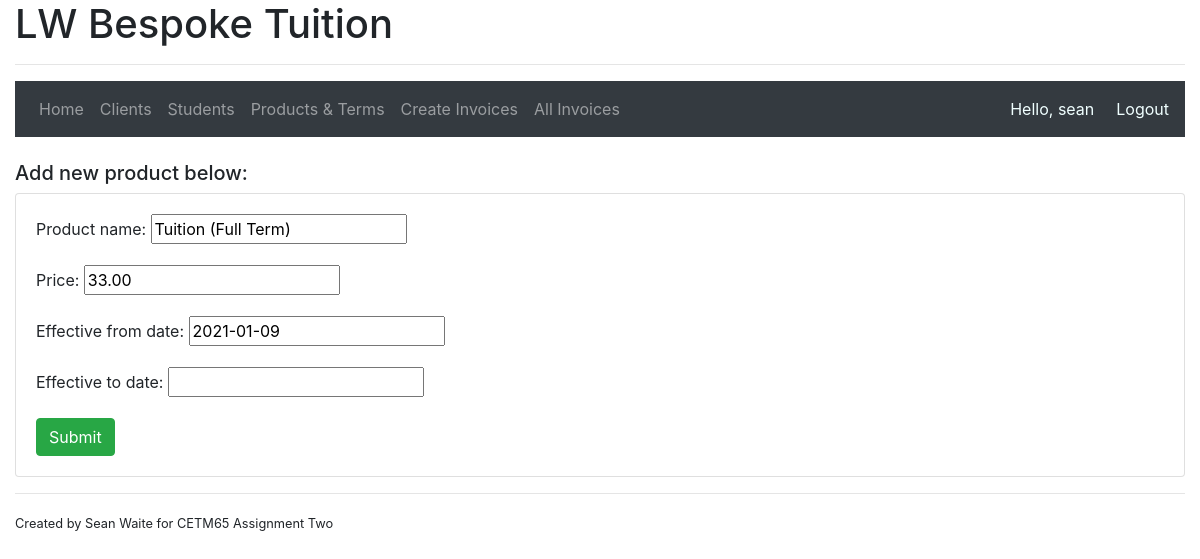
/products&terms/addnewproduct/1 (signed in), run on the app's committed database.
### accounts/models.py (models this page shows, shortened)
class Products(models.Model):
    product_name = models.CharField(max_length=100)
    price = models.DecimalField(max_digits=8, decimal_places=2)
    effective_from_date = models.DateField(default=now)
    effective_to_date = models.DateField(null=True, blank=True)
    date_inserted = models.DateTimeField(auto_now_add=True)
    class Meta:
        verbose_name = 'Product'
        verbose_name_plural = 'Products'

### accounts/decorators.py (the view)
        def wrapper_func(request, *args, **kwargs):
            denied = False
            for roles in allowed_roles:
                if request.user.groups.filter(name = roles).exists():
                    return view_func(request, *args, **kwargs)
                else:
                    denied = True
            if denied == True:
                return redirect('accounts:home')

### accounts/forms.py (shortened to what this page needs)
class UpdateProductForm(ModelForm):
    class Meta:
        model = Products
        exclude = ()
        widgets = {}

### accounts/views.py (called while the page is built)
@login_required(login_url='accounts:login')
@allowedUsers(allowed_roles=['admin'])
def updateProduct(request, product):
    product = Products.objects.get(pk=product)
    product_form = UpdateProductForm(instance=product)
    if request.method == 'POST':
        product_form = UpdateProductForm(request.POST, instance=product)
        if product_form.is_valid():
            product_form.save()
            return redirect('accounts:refdata')
    context = {'product_form': product_form}
    return render(request, 'accounts/addproduct.html', context)

### accounts/templates/accounts/addproduct.html (shortened to what this page needs)
{% extends "accounts/main.html" %}
{% block main %}
<br>
<h5>Add new product below:</h5>
<div class="card card-body">
    <form action="" method="POST">
        {{ product_form.as_p }}
        <input type="submit" class="btn btn-success" value="Submit">
    </form>
</div>
{% endblock %}

### accounts/templates/accounts/main.html (shortened to what this page needs)
{% load static %}
<!DOCTYPE html>
<html lang="en">
<head>
    <link rel="stylesheet" href="https://stackpath.bootstrapcdn.com/bootstrap/4.4.1/css/bootstrap.min.css">
</head>
<body>
    <div class="container-fluid">
    <h1>LW Bespoke Tuition</h1>
    <hr>
    {% if request.user.is_authenticated %}
    <nav class="navbar navbar-expand-lg navbar-dark bg-dark">
        <div class="collapse navbar-collapse" id="navbarNav">
          <ul class="navbar-nav">
            {% if request.user.is_staff %}
                <li class="nav-item">
                    <a class="nav-link" href="{% url 'accounts:home' %}">Home <span class="sr-only">(current)</span></a>
                </li>
                <li class="nav-item">
                    <a class="nav-link" href="{% url 'accounts:allclients' %}">Clients</a>
                </li>
                <li class="nav-item">
                    <a class="nav-link" href="{% url 'accounts:allstudents' %}">Students</a>
                </li>
                <li class="nav-item">
                    <a class="nav-link" href="{% url 'accounts:refdata' %}">Products & Terms</a>
                </li>
                <li class="nav-item">
                    <a class="nav-link" href="{% url 'accounts:accounts' %}">Create Invoices</a>
                </li>
                <li class="nav-item">
                    <a class="nav-link" href="{% url 'accounts:invoices' %}">All Invoices</a>
                </li>
            {% endif %}
          </ul>
        </div>
        <span name="username" style="color:azure; margin-right: 22px;">Hello, {{ request.user }}</span>
        <span name="logout"><a style="color:azure;" href="{% url 'accounts:logout' %}">Logout</a></span>
    </nav>
    {% endif %}
        {% block main %}
        {% endblock %}
    <hr>
    <small>Created by Sean Waite for CETM65 Assignment Two</small>
    </div>
</body>
</html>

### data on the page
Products: product_name "Tuition (Full Term)", price "33.00", effective_from_date "2021-01-09"

### other printed values
{{ request.user }} "sean"
